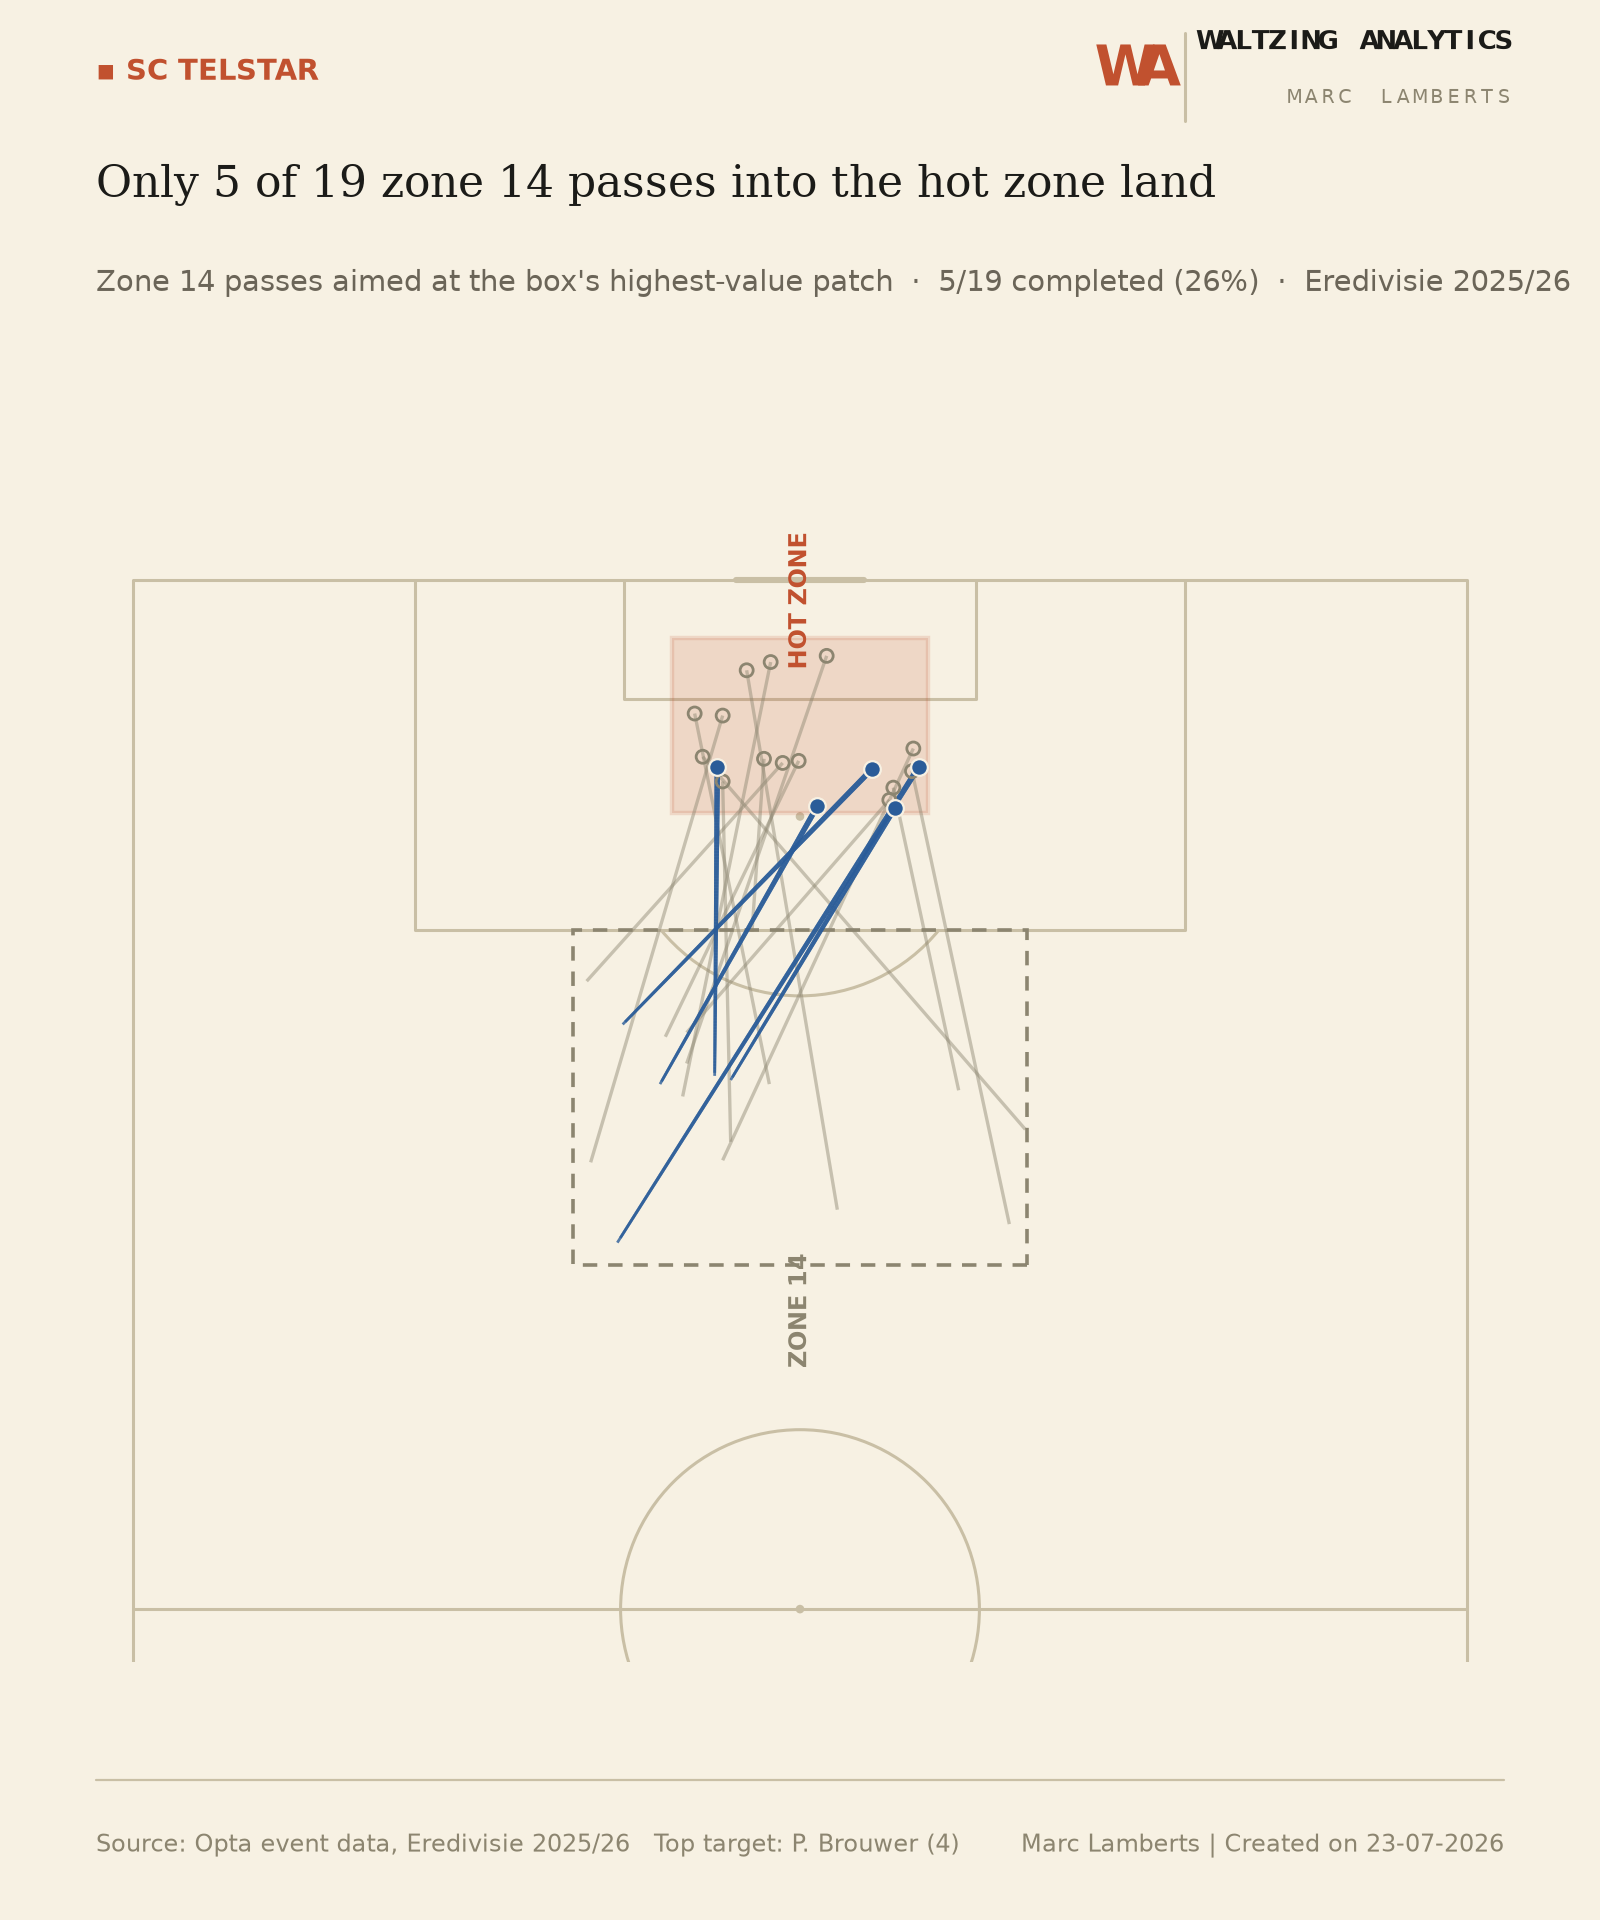

Write Python code to recreate this figure.
"""
Pass map for SC Telstar: open-play passes starting in zone 14 (the central
channel just outside the box, x in [66.7, 83), y in [33, 67] on the Opta
100x100 grid) and their share landing in the shot hot zone — the box patch
identified in shot_hotspot_analysis.py as responsible for ~45% of the
league's shot xG from ~17% of the box's area (see shot_hot_zone.json).

Built in the Meridian house style (housestyle package).

Usage: python3 "Box Entry Models/telstar_zone14_to_hotzone_passmap.py" [out_dir]
"""
import sys
import re
import glob
import json
from pathlib import Path

sys.path.insert(0, str(Path(__file__).resolve().parent.parent))

import matplotlib.pyplot as plt
from mplsoccer import VerticalPitch

from housestyle import style, components

EVENTS_DIR = Path(__file__).resolve().parent.parent / "Events"
TEAM_NAME = "SC Telstar"

ZONE14 = {"x_lo": 66.7, "x_hi": 83.0, "y_lo": 33.0, "y_hi": 67.0}


def qmap(e):
    return {q["qualifierId"]: q.get("value") for q in e.get("qualifier", []) or []}


def end_xy(e, q):
    x, y = e.get("x"), e.get("y")
    try:
        ex = float(q.get(140, x))
    except (TypeError, ValueError):
        ex = x
    try:
        ey = float(q.get(141, y))
    except (TypeError, ValueError):
        ey = y
    return ex, ey


def build_team_map(files):
    import collections
    team_cid_sets = collections.defaultdict(list)
    for fn in files:
        m = re.match(r"\d{4}-\d{2}-\d{2}_(.+) - (.+)\.json$", fn.split("/")[-1])
        if not m:
            continue
        home, away = m.group(1), m.group(2)
        with open(fn) as f:
            data = json.load(f)
        cids = set(e["contestantId"] for e in data["event"] if "contestantId" in e)
        team_cid_sets[home].append(cids)
        team_cid_sets[away].append(cids)
    team_to_cid = {}
    for team, sets in team_cid_sets.items():
        inter = set.intersection(*sets)
        if len(inter) == 1:
            team_to_cid[team] = next(iter(inter))
    return team_to_cid


def in_zone(x, y, z):
    return z["x_lo"] <= x < z["x_hi"] and z["y_lo"] <= y <= z["y_hi"]


def load_zone14_passes(cid):
    files = sorted(glob.glob(str(EVENTS_DIR / "*.json")))
    passes = []
    for fn in files:
        with open(fn) as f:
            data = json.load(f)
        for e in data["event"]:
            if e.get("contestantId") != cid or e.get("typeId") != 1:
                continue
            if e.get("periodId") not in (1, 2):
                continue
            x, y = e.get("x"), e.get("y")
            if x is None or y is None or not in_zone(x, y, ZONE14):
                continue
            q = qmap(e)
            ex, ey = end_xy(e, q)
            if ex is None or ey is None:
                continue
            passes.append({
                "x0": x, "y0": y, "x1": ex, "y1": ey,
                "player": e.get("playerName", "?"),
                "completed": e.get("outcome") == 1,
            })
    return passes


def main():
    out_dir = Path(sys.argv[1]) if len(sys.argv) > 1 else Path(__file__).parent

    with open(Path(__file__).parent / "shot_hot_zone.json") as f:
        hot = json.load(f)["zone"]

    files = sorted(glob.glob(str(EVENTS_DIR / "*.json")))
    team_map = build_team_map(files)
    cid = team_map[TEAM_NAME]

    passes = load_zone14_passes(cid)
    targeted = [p for p in passes if in_zone(p["x1"], p["y1"], hot)]
    to_hot = [p for p in targeted if p["completed"]]

    print(f"{len(passes)} zone 14 pass attempts, {len(targeted)} aimed at the hot zone, "
          f"{len(to_hot)} of those completed "
          f"({len(to_hot) / max(len(targeted), 1) * 100:.1f}%).")

    palette, cats = style.apply("light")
    ink_blue = cats[0]

    fig = plt.figure(figsize=(8, 9.6))
    fig.patch.set_facecolor(palette["surface"])

    pitch_ax = fig.add_axes([0.05, 0.10, 0.90, 0.66])
    pitch = VerticalPitch(pitch_type="opta", pitch_color=palette["surface"],
                           line_color=palette["axis"], linewidth=1.1, half=True)
    pitch.draw(ax=pitch_ax)

    pitch.polygon([[[ZONE14["x_lo"], ZONE14["y_lo"]], [ZONE14["x_lo"], ZONE14["y_hi"]],
                    [ZONE14["x_hi"], ZONE14["y_hi"]], [ZONE14["x_hi"], ZONE14["y_lo"]]]],
                  ax=pitch_ax, facecolor="none", edgecolor=palette["ink_muted"],
                  linestyle=(0, (4, 3)), linewidth=1.3, zorder=1)
    pitch.text(ZONE14["x_lo"] - 2.2, (ZONE14["y_lo"] + ZONE14["y_hi"]) / 2,
               "ZONE 14", ax=pitch_ax, ha="center", va="center", fontsize=8.5,
               fontweight="bold", color=palette["ink_muted"], family="sans-serif",
               rotation=90)

    pitch.polygon([[[hot["x_lo"], hot["y_lo"]], [hot["x_lo"], hot["y_hi"]],
                    [hot["x_hi"], hot["y_hi"]], [hot["x_hi"], hot["y_lo"]]]],
                  ax=pitch_ax, facecolor=palette["accent"], edgecolor=palette["accent"],
                  alpha=0.16, linewidth=1.6, zorder=1)
    pitch.text(hot["x_hi"] + 1.8, (hot["y_lo"] + hot["y_hi"]) / 2,
               "HOT ZONE", ax=pitch_ax, ha="center", va="center", fontsize=8.5,
               fontweight="bold", color=palette["accent"], family="sans-serif",
               rotation=90)

    for p in targeted:
        pitch.lines(p["x0"], p["y0"], p["x1"], p["y1"], ax=pitch_ax,
                     color=ink_blue if p["completed"] else palette["ink_muted"],
                     lw=2.0 if p["completed"] else 1.2,
                     alpha=0.8 if p["completed"] else 0.45,
                     zorder=3 if p["completed"] else 2, comet=p["completed"])

    pitch.scatter([p["x1"] for p in to_hot], [p["y1"] for p in to_hot], ax=pitch_ax,
                   s=36, color=ink_blue, edgecolors=palette["surface"],
                   linewidths=0.8, zorder=4)
    incomplete = [p for p in targeted if not p["completed"]]
    pitch.scatter([p["x1"] for p in incomplete], [p["y1"] for p in incomplete], ax=pitch_ax,
                   s=22, facecolor="none", edgecolors=palette["ink_muted"],
                   linewidths=1.0, zorder=3)

    top_player = None
    if targeted:
        from collections import Counter
        top_player = Counter(p["player"] for p in targeted).most_common(1)[0]

    components.header(
        fig,
        kicker="SC Telstar",
        title=f"Only {len(to_hot)} of {len(targeted)} zone 14 passes into the hot zone land",
        dek=f"Zone 14 passes aimed at the box's highest-value patch  ·  "
            f"{len(to_hot)}/{len(targeted)} completed "
            f"({len(to_hot) / max(len(targeted), 1) * 100:.0f}%)  ·  Eredivisie 2025/26",
        palette=palette,
    )

    note = f"Top target: {top_player[0]} ({top_player[1]})" if top_player else None
    components.footer(
        fig,
        source="Opta event data, Eredivisie 2025/26",
        note=note,
        palette=palette,
    )

    out_path = out_dir / "telstar_zone14_to_hotzone_passmap.png"
    fig.savefig(out_path, dpi=200, facecolor=palette["surface"])
    plt.close(fig)
    print("Saved:", out_path)


if __name__ == "__main__":
    main()
